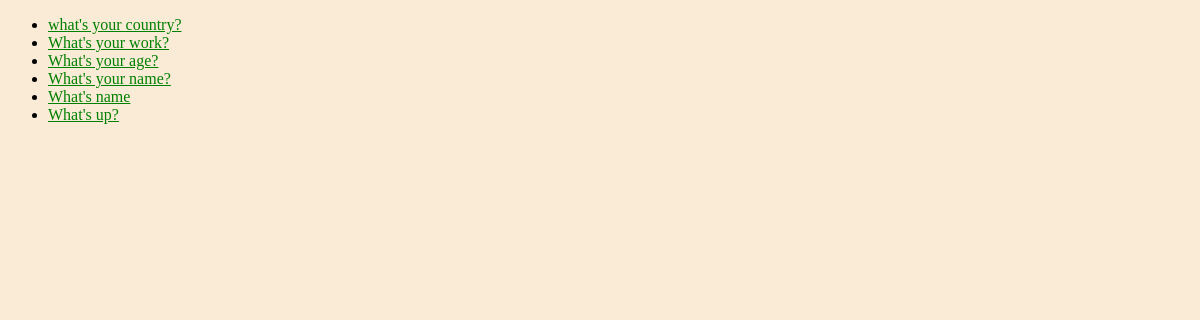
/polls/, run on an earlier commit of the app's database.
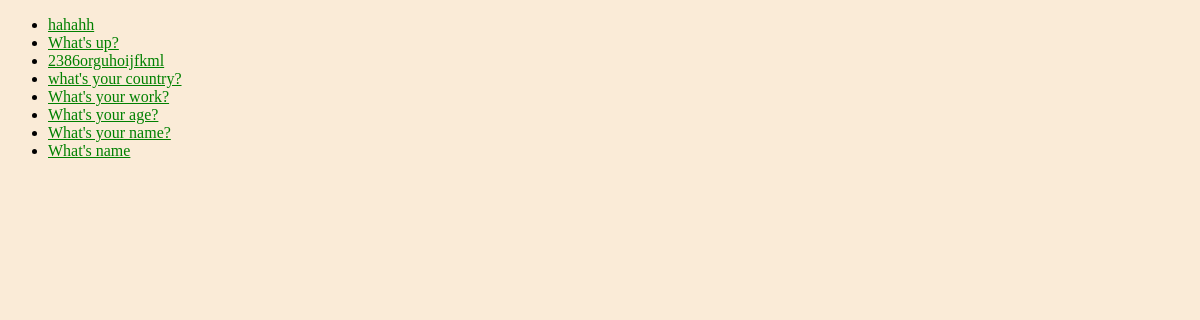
And on a later commit of the database.
### polls/models.py (models this page shows, shortened)
class Question(models.Model):
    question_text = models.CharField(max_length=200)
    pub_date = models.DateTimeField('date published')

### polls/views.py (the view)
# urls.py: path('', views.IndexView.as_view(), name='index'),
class IndexView(generic.ListView):
    template_name = 'polls/index.html'
    context_object_name = 'latest_question_list'
    def get_queryset(self):
        return Question.objects.filter(pub_date__lte=timezone.now()).order_by('-pub_date')

### polls/templates/polls/index.html (shortened to what this page needs)
<!DOCTYPE html>
<html lang="en">
<head>
    {% load static %}
    <link rel="stylesheet" type="text/css" href="{% static 'polls/style.css' %}">
</head>
<body>
{% if latest_question_list %}
    <ul>
        {% for question in latest_question_list %}
            <li>
                <a href="{% url 'polls:detail' question.id %}">{{ question.question_text }}</a>
            </li>
        {% endfor %}
    </ul>
{% else %}
    <p>No polls are avaliable.</p>
{% endif %}
</body>
</html>

What changed in the data, as far as the page shows it:
added Question: question_text "hahahh"
changed Question "What's up?": moves up the list
added Question: question_text "2386orguhoijfkml"
